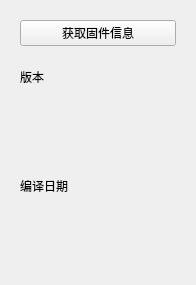
              <widget class="QWidget" name="page_firmware_msg">
               <property name="geometry">
                <rect>
                 <x>0</x>
                 <y>0</y>
                 <width>196</width>
                 <height>285</height>
                </rect>
               </property>
               <attribute name="label">
                <string>固件信息</string>
               </attribute>
               <layout class="QVBoxLayout" name="verticalLayout_29">
                <item>
                 <widget class="QWidget" name="widget_31" native="true">
                  <property name="maximumSize">
                   <size>
                    <width>16777215</width>
                    <height>500</height>
                   </size>
                  </property>
                  <layout class="QVBoxLayout" name="verticalLayout_24">
                   <item>
                    <widget class="QPushButton" name="pushButton_get_firmware_msg">
                     <property name="text">
                      <string>获取固件信息</string>
                     </property>
                    </widget>
                   </item>
                   <item>
                    <widget class="QLabel" name="label_16">
                     <property name="text">
                      <string>版本</string>
                     </property>
                    </widget>
                   </item>
                   <item>
                    <widget class="QLabel" name="label_firmware_version">
                     <property name="text">
                      <string/>
                     </property>
                    </widget>
                   </item>
                   <item>
                    <widget class="QLabel" name="label_18">
                     <property name="text">
                      <string>编译日期</string>
                     </property>
                    </widget>
                   </item>
                   <item>
                    <widget class="QLabel" name="label_build_date">
                     <property name="text">
                      <string/>
                     </property>
                    </widget>
                   </item>
                  </layout>
                 </widget>
                </item>
               </layout>
              </widget>
